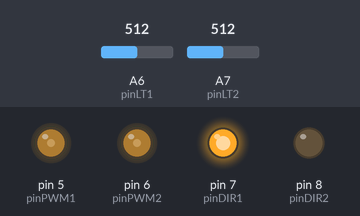
Recording of a sketch running on a simulated Arduino Nano, built with avr-gcc and run on an emulated ATmega328P. Parts: output pins drawn as LEDs (lit = HIGH). Dashed ring = blinking. The test bench sets the inputs (shaded band); at power-on: A6 (pinLT1) = 512, A7 (pinLT2) = 512.

Above: at 1.2 s.
1.3 s: A6 (pinLT1) set to 757
2.8 s: A6 (pinLT1) set to 782
At 3.3 s:
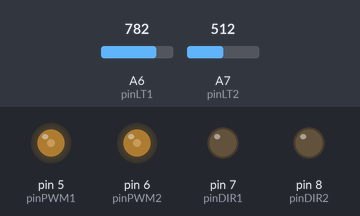
4.3 s: A7 (pinLT2) set to 759
5.8 s: A7 (pinLT2) set to 789
At 6.6 s:
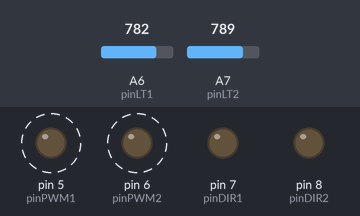
8.8 s: A6 (pinLT1) set to 716
At 10.6 s:
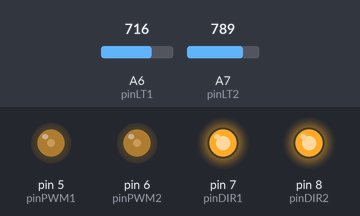
10.9 s: A6 (pinLT1) set to 900
At 11.7 s:
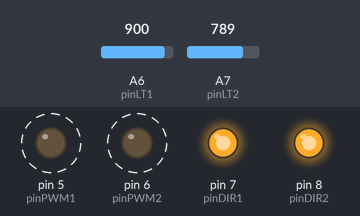
Timing chart, 0 to 14.4 s (numbered marks = the images above; inputs shaded):
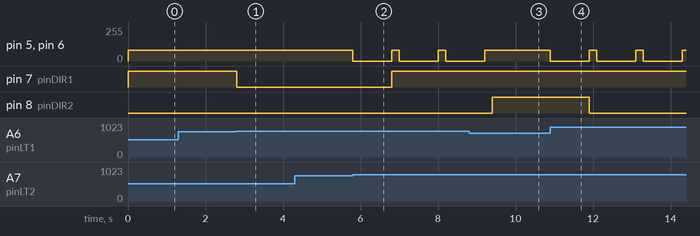

Measured:
- the behaviour switches between 770 and 771 on A6 (pinLT1) (found by bisection; images 0 and 1)
- the behaviour switches between 770 and 771 on A7 (pinLT2) (found by bisection; images 1 and 2)
- after the input at 1.3 s, every drawn part: stays the same
- after the input at 2.8 s, pin 7 (pinDIR1): HIGH → LOW at once
- after the input at 4.3 s, every drawn part: stays the same
- after the input at 5.8 s, pin 5 (pinPWM1), pin 6 (pinPWM2): alternates 80/255 for 0.20 s and 0/255 for 1.0 s, starting at once; pin 7 (pinDIR1): LOW → HIGH after 1.0 s
- after the input at 8.8 s, pin 5 (pinPWM1), pin 6 (pinPWM2): goes on until 9.2 s, then stays 80/255; pin 8 (pinDIR2): LOW → HIGH after 0.60 s
- after the input at 10.9 s, pin 5 (pinPWM1), pin 6 (pinPWM2): alternates 80/255 for 0.20 s and 0/255 for 1.0 s, starting at once; pin 8 (pinDIR2): HIGH → LOW after 1.0 s

The sketch:

Jellibi-CAM-06-01-LineTrace-Basic.ino
```cpp
//////////////  바닥의 라인트레이스 IR센서

#define pinLT1  A6 // 1번(왼쪽) IR센서 연결 핀
#define pinLT2  A7 // 2번(오른쪽) IR센서 연결 핀

// 색상 판단: White=[0..410] .. 560 .. [710..1023]=Black
#define LT_AJDUST       60  // 현재 젤리비의 센서 측정 조정값
#define LT_MAX_WHITE   410 + LT_AJDUST // 흰색으로 판단하는 최대값
#define LT_MID_VALUE   560 + LT_AJDUST // 흑백 판단 경계값(중간값)
#define LT_MIN_BLACK   710 + LT_AJDUST // 검은색으로 판단하는 최소값

////////////////////  모터 1번(왼쪽)과 2번(오른쪽)

#define pinDIR1   7 // 1번(왼쪽)모터 방향 지정용 연결 핀
#define pinPWM1   5 // 1번(왼쪽)모터 속력 지정용 연결 핀

#define pinDIR2   8 // 2번(오른쪽)모터 방향 지정용 연결 핀
#define pinPWM2   6 // 2번(오른쪽)모터 속력 지정용 연결 핀

////////////////////  모터 회전 동작

#define FORWARD   0 // 전진 방향
#define BACKWARD  1 // 후진 방향

void  drive(int dir1, int power1, int dir2, int power2)
{
  boolean dirHighLow1, dirHighLow2;

  if(dir1 == FORWARD)  // 1번(왼쪽)모터 방향
    dirHighLow1 = HIGH;
  else // BACKWARD
    dirHighLow1 = LOW;

  if(dir2 == FORWARD)  // 2번(오른쪽)모터
    dirHighLow2 = LOW;
  else // BACKWARD
    dirHighLow2 = HIGH;

  digitalWrite(pinDIR1, dirHighLow1);
  analogWrite(pinPWM1, power1);

  digitalWrite(pinDIR2, dirHighLow2);
  analogWrite(pinPWM2, power2);
}

void  Forward( int power )  // 전진
{
  drive(FORWARD, power, FORWARD, power);
}

void  Backward( int power )  // 후진
{
  drive(BACKWARD, power, BACKWARD, power);
}

void  TurnLeft( int power )  // 좌회전
{
  drive(BACKWARD, power, FORWARD, power);
}

void  TurnRight( int power )  // 우회전
{
  drive(FORWARD, power, BACKWARD, power);
}

void Stop()  // 정지
{
  analogWrite(pinPWM1, 0);
  analogWrite(pinPWM2, 0);
}

////////////////////

void  setup()
{
  // 모터 제어 핀들을 모두 출력용으로 설정

  pinMode( pinDIR1, OUTPUT ); // 1번(왼쪽)모터 방향 핀
  pinMode( pinPWM1, OUTPUT ); // 1번(왼쪽)모터 속력 핀

  pinMode( pinDIR2, OUTPUT ); // 2번(오른쪽)모터 방향 핀
  pinMode( pinPWM2, OUTPUT ); // 2번(오른쪽)모터 속력 핀
}

int Power = 80;  // 기본 속력 (약간 느리게)

void  loop()
{
  int v1 = analogRead( pinLT1 );
  int v2 = analogRead( pinLT2 );

  if( (LT_MIN_BLACK < v1) && (LT_MIN_BLACK < v2) )
  { // 양쪽 IR센서 모두 검정색을 감지한 경우, (ex) 교차선

    Stop(); // 1초 정지한 후에 다시 전진 (0.2초 전진)
    delay( 1000 );
    Forward( Power );
    delay( 200 );
  }
  else if( v1 > LT_MIN_BLACK )  // 왼쪽(IR1)만 검정
  {
    TurnLeft( Power ); // 좌회전
  }
  else if( v2 > LT_MIN_BLACK )  // 오른쪽(IR2)만 검정
  {
    TurnRight( Power ); // 우회전
  }
  else  // 양쪽 모두 흰색
  {
    Forward( Power ); // 전진
  }
}
```
